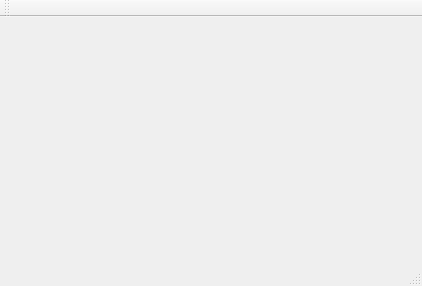
<?xml version="1.0" encoding="UTF-8"?>
<ui version="4.0">
 <class>MainWindow</class>
 <widget class="QMainWindow" name="MainWindow">
  <property name="geometry">
   <rect>
    <x>0</x>
    <y>0</y>
    <width>422</width>
    <height>286</height>
   </rect>
  </property>
  <property name="windowTitle">
   <string>MainWindow</string>
  </property>
  <widget class="QWidget" name="centralWidget"/>
  <widget class="QMenuBar" name="menuBar">
   <property name="geometry">
    <rect>
     <x>0</x>
     <y>0</y>
     <width>422</width>
     <height>26</height>
    </rect>
   </property>
  </widget>
  <widget class="QToolBar" name="mainToolBar">
   <attribute name="toolBarArea">
    <enum>TopToolBarArea</enum>
   </attribute>
   <attribute name="toolBarBreak">
    <bool>false</bool>
   </attribute>
  </widget>
  <widget class="QStatusBar" name="statusBar"/>
 </widget>
 <layoutdefault spacing="6" margin="11"/>
 <resources/>
 <connections/>
</ui>
